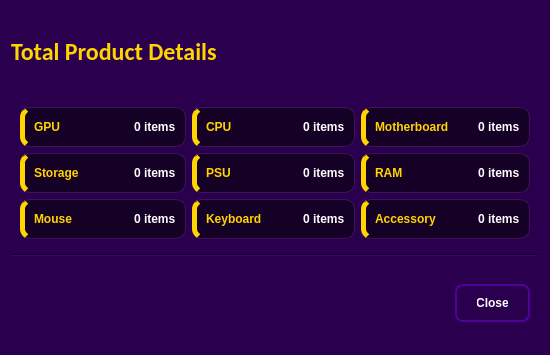
<?xml version="1.0" encoding="UTF-8"?>
<ui version="4.0">
 <class>Dialog</class>
 <widget class="QDialog" name="Dialog">
  <property name="geometry">
   <rect>
    <x>0</x>
    <y>0</y>
    <width>550</width>
    <height>355</height>
   </rect>
  </property>
  <property name="maximumSize">
   <size>
    <width>550</width>
    <height>355</height>
   </size>
  </property>
  <property name="palette">
   <palette>
    <active>
     <colorrole role="WindowText">
      <brush brushstyle="SolidPattern">
       <color alpha="255">
        <red>255</red>
        <green>255</green>
        <blue>255</blue>
       </color>
      </brush>
     </colorrole>
     <colorrole role="Button">
      <brush brushstyle="SolidPattern">
       <color alpha="255">
        <red>42</red>
        <green>0</green>
        <blue>78</blue>
       </color>
      </brush>
     </colorrole>
     <colorrole role="Light">
      <brush brushstyle="SolidPattern">
       <color alpha="255">
        <red>63</red>
        <green>0</green>
        <blue>117</blue>
       </color>
      </brush>
     </colorrole>
     <colorrole role="Midlight">
      <brush brushstyle="SolidPattern">
       <color alpha="255">
        <red>52</red>
        <green>0</green>
        <blue>97</blue>
       </color>
      </brush>
     </colorrole>
     <colorrole role="Dark">
      <brush brushstyle="SolidPattern">
       <color alpha="255">
        <red>21</red>
        <green>0</green>
        <blue>39</blue>
       </color>
      </brush>
     </colorrole>
     <colorrole role="Mid">
      <brush brushstyle="SolidPattern">
       <color alpha="255">
        <red>28</red>
        <green>0</green>
        <blue>52</blue>
       </color>
      </brush>
     </colorrole>
     <colorrole role="Text">
      <brush brushstyle="SolidPattern">
       <color alpha="255">
        <red>255</red>
        <green>255</green>
        <blue>255</blue>
       </color>
      </brush>
     </colorrole>
     <colorrole role="BrightText">
      <brush brushstyle="SolidPattern">
       <color alpha="255">
        <red>255</red>
        <green>255</green>
        <blue>255</blue>
       </color>
      </brush>
     </colorrole>
     <colorrole role="ButtonText">
      <brush brushstyle="SolidPattern">
       <color alpha="255">
        <red>255</red>
        <green>255</green>
        <blue>255</blue>
       </color>
      </brush>
     </colorrole>
     <colorrole role="Base">
      <brush brushstyle="SolidPattern">
       <color alpha="255">
        <red>0</red>
        <green>0</green>
        <blue>0</blue>
       </color>
      </brush>
     </colorrole>
     <colorrole role="Window">
      <brush brushstyle="SolidPattern">
       <color alpha="255">
        <red>42</red>
        <green>0</green>
        <blue>78</blue>
       </color>
      </brush>
     </colorrole>
     <colorrole role="Shadow">
      <brush brushstyle="SolidPattern">
       <color alpha="255">
        <red>0</red>
        <green>0</green>
        <blue>0</blue>
       </color>
      </brush>
     </colorrole>
     <colorrole role="AlternateBase">
      <brush brushstyle="SolidPattern">
       <color alpha="255">
        <red>21</red>
        <green>0</green>
        <blue>39</blue>
       </color>
      </brush>
     </colorrole>
     <colorrole role="ToolTipBase">
      <brush brushstyle="SolidPattern">
       <color alpha="255">
        <red>255</red>
        <green>255</green>
        <blue>220</blue>
       </color>
      </brush>
     </colorrole>
     <colorrole role="ToolTipText">
      <brush brushstyle="SolidPattern">
       <color alpha="255">
        <red>0</red>
        <green>0</green>
        <blue>0</blue>
       </color>
      </brush>
     </colorrole>
     <colorrole role="PlaceholderText">
      <brush brushstyle="SolidPattern">
       <color alpha="127">
        <red>255</red>
        <green>255</green>
        <blue>255</blue>
       </color>
      </brush>
     </colorrole>
     <colorrole role="Accent">
      <brush brushstyle="SolidPattern">
       <color alpha="255">
        <red>0</red>
        <green>0</green>
        <blue>0</blue>
       </color>
      </brush>
     </colorrole>
    </active>
    <inactive>
     <colorrole role="WindowText">
      <brush brushstyle="SolidPattern">
       <color alpha="255">
        <red>255</red>
        <green>255</green>
        <blue>255</blue>
       </color>
      </brush>
     </colorrole>
     <colorrole role="Button">
      <brush brushstyle="SolidPattern">
       <color alpha="255">
        <red>42</red>
        <green>0</green>
        <blue>78</blue>
       </color>
      </brush>
     </colorrole>
     <colorrole role="Light">
      <brush brushstyle="SolidPattern">
       <color alpha="255">
        <red>63</red>
        <green>0</green>
        <blue>117</blue>
       </color>
      </brush>
     </colorrole>
     <colorrole role="Midlight">
      <brush brushstyle="SolidPattern">
       <color alpha="255">
        <red>52</red>
        <green>0</green>
        <blue>97</blue>
       </color>
      </brush>
     </colorrole>
     <colorrole role="Dark">
      <brush brushstyle="SolidPattern">
       <color alpha="255">
        <red>21</red>
        <green>0</green>
        <blue>39</blue>
       </color>
      </brush>
     </colorrole>
     <colorrole role="Mid">
      <brush brushstyle="SolidPattern">
       <color alpha="255">
        <red>28</red>
        <green>0</green>
        <blue>52</blue>
       </color>
      </brush>
     </colorrole>
     <colorrole role="Text">
      <brush brushstyle="SolidPattern">
       <color alpha="255">
        <red>255</red>
        <green>255</green>
        <blue>255</blue>
       </color>
      </brush>
     </colorrole>
     <colorrole role="BrightText">
      <brush brushstyle="SolidPattern">
       <color alpha="255">
        <red>255</red>
        <green>255</green>
        <blue>255</blue>
       </color>
      </brush>
     </colorrole>
     <colorrole role="ButtonText">
      <brush brushstyle="SolidPattern">
       <color alpha="255">
        <red>255</red>
        <green>255</green>
        <blue>255</blue>
       </color>
      </brush>
     </colorrole>
     <colorrole role="Base">
      <brush brushstyle="SolidPattern">
       <color alpha="255">
        <red>0</red>
        <green>0</green>
        <blue>0</blue>
       </color>
      </brush>
     </colorrole>
     <colorrole role="Window">
      <brush brushstyle="SolidPattern">
       <color alpha="255">
        <red>42</red>
        <green>0</green>
        <blue>78</blue>
       </color>
      </brush>
     </colorrole>
     <colorrole role="Shadow">
      <brush brushstyle="SolidPattern">
       <color alpha="255">
        <red>0</red>
        <green>0</green>
        <blue>0</blue>
       </color>
      </brush>
     </colorrole>
     <colorrole role="AlternateBase">
      <brush brushstyle="SolidPattern">
       <color alpha="255">
        <red>21</red>
        <green>0</green>
        <blue>39</blue>
       </color>
      </brush>
     </colorrole>
     <colorrole role="ToolTipBase">
      <brush brushstyle="SolidPattern">
       <color alpha="255">
        <red>255</red>
        <green>255</green>
        <blue>220</blue>
       </color>
      </brush>
     </colorrole>
     <colorrole role="ToolTipText">
      <brush brushstyle="SolidPattern">
       <color alpha="255">
        <red>0</red>
        <green>0</green>
        <blue>0</blue>
       </color>
      </brush>
     </colorrole>
     <colorrole role="PlaceholderText">
      <brush brushstyle="SolidPattern">
       <color alpha="127">
        <red>255</red>
        <green>255</green>
        <blue>255</blue>
       </color>
      </brush>
     </colorrole>
     <colorrole role="Accent">
      <brush brushstyle="SolidPattern">
       <color alpha="255">
        <red>0</red>
        <green>0</green>
        <blue>0</blue>
       </color>
      </brush>
     </colorrole>
    </inactive>
    <disabled>
     <colorrole role="WindowText">
      <brush brushstyle="SolidPattern">
       <color alpha="255">
        <red>21</red>
        <green>0</green>
        <blue>39</blue>
       </color>
      </brush>
     </colorrole>
     <colorrole role="Button">
      <brush brushstyle="SolidPattern">
       <color alpha="255">
        <red>42</red>
        <green>0</green>
        <blue>78</blue>
       </color>
      </brush>
     </colorrole>
     <colorrole role="Light">
      <brush brushstyle="SolidPattern">
       <color alpha="255">
        <red>63</red>
        <green>0</green>
        <blue>117</blue>
       </color>
      </brush>
     </colorrole>
     <colorrole role="Midlight">
      <brush brushstyle="SolidPattern">
       <color alpha="255">
        <red>52</red>
        <green>0</green>
        <blue>97</blue>
       </color>
      </brush>
     </colorrole>
     <colorrole role="Dark">
      <brush brushstyle="SolidPattern">
       <color alpha="255">
        <red>21</red>
        <green>0</green>
        <blue>39</blue>
       </color>
      </brush>
     </colorrole>
     <colorrole role="Mid">
      <brush brushstyle="SolidPattern">
       <color alpha="255">
        <red>28</red>
        <green>0</green>
        <blue>52</blue>
       </color>
      </brush>
     </colorrole>
     <colorrole role="Text">
      <brush brushstyle="SolidPattern">
       <color alpha="255">
        <red>21</red>
        <green>0</green>
        <blue>39</blue>
       </color>
      </brush>
     </colorrole>
     <colorrole role="BrightText">
      <brush brushstyle="SolidPattern">
       <color alpha="255">
        <red>255</red>
        <green>255</green>
        <blue>255</blue>
       </color>
      </brush>
     </colorrole>
     <colorrole role="ButtonText">
      <brush brushstyle="SolidPattern">
       <color alpha="255">
        <red>21</red>
        <green>0</green>
        <blue>39</blue>
       </color>
      </brush>
     </colorrole>
     <colorrole role="Base">
      <brush brushstyle="SolidPattern">
       <color alpha="255">
        <red>42</red>
        <green>0</green>
        <blue>78</blue>
       </color>
      </brush>
     </colorrole>
     <colorrole role="Window">
      <brush brushstyle="SolidPattern">
       <color alpha="255">
        <red>42</red>
        <green>0</green>
        <blue>78</blue>
       </color>
      </brush>
     </colorrole>
     <colorrole role="Shadow">
      <brush brushstyle="SolidPattern">
       <color alpha="255">
        <red>0</red>
        <green>0</green>
        <blue>0</blue>
       </color>
      </brush>
     </colorrole>
     <colorrole role="AlternateBase">
      <brush brushstyle="SolidPattern">
       <color alpha="255">
        <red>42</red>
        <green>0</green>
        <blue>78</blue>
       </color>
      </brush>
     </colorrole>
     <colorrole role="ToolTipBase">
      <brush brushstyle="SolidPattern">
       <color alpha="255">
        <red>255</red>
        <green>255</green>
        <blue>220</blue>
       </color>
      </brush>
     </colorrole>
     <colorrole role="ToolTipText">
      <brush brushstyle="SolidPattern">
       <color alpha="255">
        <red>0</red>
        <green>0</green>
        <blue>0</blue>
       </color>
      </brush>
     </colorrole>
     <colorrole role="PlaceholderText">
      <brush brushstyle="SolidPattern">
       <color alpha="127">
        <red>21</red>
        <green>0</green>
        <blue>39</blue>
       </color>
      </brush>
     </colorrole>
     <colorrole role="Accent">
      <brush brushstyle="SolidPattern">
       <color alpha="255">
        <red>30</red>
        <green>0</green>
        <blue>55</blue>
       </color>
      </brush>
     </colorrole>
    </disabled>
   </palette>
  </property>
  <property name="windowTitle">
   <string>Total Items</string>
  </property>
  <property name="windowIcon">
   <iconset>
    <normaloff>../assets/50x50.png</normaloff>../assets/50x50.png</iconset>
  </property>
  <layout class="QVBoxLayout" name="verticalLayout">
   <item>
    <widget class="QLabel" name="headerLine">
     <property name="minimumSize">
      <size>
       <width>0</width>
       <height>0</height>
      </size>
     </property>
     <property name="maximumSize">
      <size>
       <width>16777215</width>
       <height>16777215</height>
      </size>
     </property>
     <property name="font">
      <font>
       <family>Calibri</family>
       <pointsize>18</pointsize>
       <bold>true</bold>
      </font>
     </property>
     <property name="styleSheet">
      <string notr="true">color:#ffd500</string>
     </property>
     <property name="text">
      <string>Total Product Details</string>
     </property>
    </widget>
   </item>
   <item>
    <widget class="QFrame" name="frame_2">
     <property name="frameShape">
      <enum>QFrame::Shape::NoFrame</enum>
     </property>
     <property name="frameShadow">
      <enum>QFrame::Shadow::Plain</enum>
     </property>
     <layout class="QGridLayout" name="gridLayout">
      <item row="0" column="0">
       <widget class="QFrame" name="card1">
        <property name="styleSheet">
         <string notr="true">QFrame#card1 {
    background-color: #150026;   
    border-radius: 10px;         
    border-left: 5px solid #FFD500; 
    border-top: 1px solid #3D1459;  
    border-right: 1px solid #3D1459;
    border-bottom: 1px solid #3D1459;
}


QLabel#GPU {
    color: #FFD500;            
    font-weight: bold; /* Readable size */
    background-color: transparent;
}


QLabel#gputotalitems {
    color: #FFFFFF;           
    font-size: 12px;           
    font-weight: bold;
    background-color: transparent;
}</string>
        </property>
        <property name="frameShape">
         <enum>QFrame::Shape::StyledPanel</enum>
        </property>
        <property name="frameShadow">
         <enum>QFrame::Shadow::Raised</enum>
        </property>
        <layout class="QHBoxLayout" name="horizontalLayout_2">
         <item>
          <widget class="QLabel" name="GPU">
           <property name="text">
            <string>GPU</string>
           </property>
          </widget>
         </item>
         <item>
          <spacer name="horizontalSpacer_2">
           <property name="orientation">
            <enum>Qt::Orientation::Horizontal</enum>
           </property>
           <property name="sizeHint" stdset="0">
            <size>
             <width>187</width>
             <height>20</height>
            </size>
           </property>
          </spacer>
         </item>
         <item>
          <widget class="QLabel" name="gputotalitems">
           <property name="text">
            <string>0 items</string>
           </property>
          </widget>
         </item>
        </layout>
       </widget>
      </item>
      <item row="0" column="1">
       <widget class="QFrame" name="card2">
        <property name="styleSheet">
         <string notr="true">QFrame#card2 {
    background-color: #150026;   
    border-radius: 10px;         
    border-left: 5px solid #FFD500; 
    border-top: 1px solid #3D1459;  
    border-right: 1px solid #3D1459;
    border-bottom: 1px solid #3D1459;
}


QLabel#CPU {
    color: #FFD500;            
    font-weight: bold; /* Readable size */
    background-color: transparent;
}


QLabel#cputotal {
    color: #FFFFFF;           
    font-size: 12px;           
    font-weight: bold;
    background-color: transparent;
}</string>
        </property>
        <property name="frameShape">
         <enum>QFrame::Shape::StyledPanel</enum>
        </property>
        <property name="frameShadow">
         <enum>QFrame::Shadow::Raised</enum>
        </property>
        <layout class="QHBoxLayout" name="horizontalLayout_4">
         <item>
          <widget class="QLabel" name="CPU">
           <property name="text">
            <string>CPU</string>
           </property>
          </widget>
         </item>
         <item>
          <spacer name="horizontalSpacer_3">
           <property name="orientation">
            <enum>Qt::Orientation::Horizontal</enum>
           </property>
           <property name="sizeHint" stdset="0">
            <size>
             <width>184</width>
             <height>20</height>
            </size>
           </property>
          </spacer>
         </item>
         <item>
          <widget class="QLabel" name="cputotal">
           <property name="text">
            <string>0 items</string>
           </property>
          </widget>
         </item>
        </layout>
       </widget>
      </item>
      <item row="1" column="1">
       <widget class="QFrame" name="card5">
        <property name="styleSheet">
         <string notr="true">QFrame#card5 {
    background-color: #150026;   
    border-radius: 10px;         
    border-left: 5px solid #FFD500; 
    border-top: 1px solid #3D1459;  
    border-right: 1px solid #3D1459;
    border-bottom: 1px solid #3D1459;
}


QLabel#PSU {
    color: #FFD500;            
    font-weight: bold; /* Readable size */
    background-color: transparent;
}


QLabel#psutotal {
    color: #FFFFFF;           
    font-size: 12px;           
    font-weight: bold;
    background-color: transparent;
}</string>
        </property>
        <property name="frameShape">
         <enum>QFrame::Shape::StyledPanel</enum>
        </property>
        <property name="frameShadow">
         <enum>QFrame::Shadow::Raised</enum>
        </property>
        <layout class="QHBoxLayout" name="horizontalLayout_6">
         <item>
          <widget class="QLabel" name="PSU">
           <property name="text">
            <string>PSU</string>
           </property>
          </widget>
         </item>
         <item>
          <spacer name="horizontalSpacer_6">
           <property name="orientation">
            <enum>Qt::Orientation::Horizontal</enum>
           </property>
           <property name="sizeHint" stdset="0">
            <size>
             <width>185</width>
             <height>20</height>
            </size>
           </property>
          </spacer>
         </item>
         <item>
          <widget class="QLabel" name="psutotal">
           <property name="text">
            <string>0 items</string>
           </property>
          </widget>
         </item>
        </layout>
       </widget>
      </item>
      <item row="0" column="2">
       <widget class="QFrame" name="card3">
        <property name="styleSheet">
         <string notr="true">QFrame#card3 {
    background-color: #150026;   
    border-radius: 10px;         
    border-left: 5px solid #FFD500; 
    border-top: 1px solid #3D1459;  
    border-right: 1px solid #3D1459;
    border-bottom: 1px solid #3D1459;
}


QLabel#Motherboard {
    color: #FFD500;            
    font-weight: bold; /* Readable size */
    background-color: transparent;
}


QLabel#totalmotherboards {
    color: #FFFFFF;           
    font-size: 12px;           
    font-weight: bold;
    background-color: transparent;
}</string>
        </property>
        <property name="frameShape">
         <enum>QFrame::Shape::StyledPanel</enum>
        </property>
        <property name="frameShadow">
         <enum>QFrame::Shadow::Raised</enum>
        </property>
        <layout class="QHBoxLayout" name="horizontalLayout_5">
         <item>
          <widget class="QLabel" name="Motherboard">
           <property name="text">
            <string>Motherboard</string>
           </property>
          </widget>
         </item>
         <item>
          <spacer name="horizontalSpacer_4">
           <property name="orientation">
            <enum>Qt::Orientation::Horizontal</enum>
           </property>
           <property name="sizeHint" stdset="0">
            <size>
             <width>136</width>
             <height>20</height>
            </size>
           </property>
          </spacer>
         </item>
         <item>
          <widget class="QLabel" name="totalmotherboards">
           <property name="text">
            <string>0 items</string>
           </property>
          </widget>
         </item>
        </layout>
       </widget>
      </item>
      <item row="1" column="2">
       <widget class="QFrame" name="card6">
        <property name="styleSheet">
         <string notr="true">QFrame#card6 {
    background-color: #150026;   
    border-radius: 10px;         
    border-left: 5px solid #FFD500; 
    border-top: 1px solid #3D1459;  
    border-right: 1px solid #3D1459;
    border-bottom: 1px solid #3D1459;
}


QLabel#Case {
    color: #FFD500;            
    font-weight: bold; /* Readable size */
    background-color: transparent;
}


QLabel#totalcase {
    color: #FFFFFF;           
    font-size: 12px;           
    font-weight: bold;
    background-color: transparent;
}</string>
        </property>
        <property name="frameShape">
         <enum>QFrame::Shape::StyledPanel</enum>
        </property>
        <property name="frameShadow">
         <enum>QFrame::Shadow::Raised</enum>
        </property>
        <layout class="QHBoxLayout" name="horizontalLayout_7">
         <item>
          <widget class="QLabel" name="Case">
           <property name="text">
            <string>RAM</string>
           </property>
          </widget>
         </item>
         <item>
          <spacer name="horizontalSpacer_5">
           <property name="orientation">
            <enum>Qt::Orientation::Horizontal</enum>
           </property>
           <property name="sizeHint" stdset="0">
            <size>
             <width>186</width>
             <height>20</height>
            </size>
           </property>
          </spacer>
         </item>
         <item>
          <widget class="QLabel" name="totalcase">
           <property name="text">
            <string>0 items</string>
           </property>
          </widget>
         </item>
        </layout>
       </widget>
      </item>
      <item row="1" column="0">
       <widget class="QFrame" name="card4">
        <property name="styleSheet">
         <string notr="true">QFrame#card4 {
    background-color: #150026;   
    border-radius: 10px;         
    border-left: 5px solid #FFD500; 
    border-top: 1px solid #3D1459;  
    border-right: 1px solid #3D1459;
    border-bottom: 1px solid #3D1459;
}


QLabel#Storage {
    color: #FFD500;            
    font-weight: bold; /* Readable size */
    background-color: transparent;
}


QLabel#storagetotal {
    color: #FFFFFF;           
    font-size: 12px;           
    font-weight: bold;
    background-color: transparent;
}</string>
        </property>
        <property name="frameShape">
         <enum>QFrame::Shape::StyledPanel</enum>
        </property>
        <property name="frameShadow">
         <enum>QFrame::Shadow::Raised</enum>
        </property>
        <layout class="QHBoxLayout" name="horizontalLayout_3">
         <item>
          <widget class="QLabel" name="Storage">
           <property name="text">
            <string>Storage</string>
           </property>
          </widget>
         </item>
         <item>
          <spacer name="horizontalSpacer_7">
           <property name="orientation">
            <enum>Qt::Orientation::Horizontal</enum>
           </property>
           <property name="sizeHint" stdset="0">
            <size>
             <width>168</width>
             <height>20</height>
            </size>
           </property>
          </spacer>
         </item>
         <item>
          <widget class="QLabel" name="storagetotal">
           <property name="text">
            <string>0 items</string>
           </property>
          </widget>
         </item>
        </layout>
       </widget>
      </item>
      <item row="2" column="0">
       <widget class="QFrame" name="card7">
        <property name="styleSheet">
         <string notr="true">QFrame#card7 {
    background-color: #150026;   
    border-radius: 10px;         
    border-left: 5px solid #FFD500; 
    border-top: 1px solid #3D1459;  
    border-right: 1px solid #3D1459;
    border-bottom: 1px solid #3D1459;
}


QLabel#Mouse {
    color: #FFD500;            
    font-weight: bold; /* Readable size */
    background-color: transparent;
}


QLabel#totalmouse {
    color: #FFFFFF;           
    font-size: 12px;           
    font-weight: bold;
    background-color: transparent;
}</string>
        </property>
        <property name="frameShape">
         <enum>QFrame::Shape::StyledPanel</enum>
        </property>
        <property name="frameShadow">
         <enum>QFrame::Shadow::Raised</enum>
        </property>
        <layout class="QHBoxLayout" name="horizontalLayout_8">
         <item>
          <widget class="QLabel" name="Mouse">
           <property name="text">
            <string>Mouse</string>
           </property>
          </widget>
         </item>
         <item>
          <spacer name="horizontalSpacer_8">
           <property name="orientation">
            <enum>Qt::Orientation::Horizontal</enum>
           </property>
           <property name="sizeHint" stdset="0">
            <size>
             <width>174</width>
             <height>20</height>
            </size>
           </property>
          </spacer>
         </item>
         <item>
          <widget class="QLabel" name="totalmouse">
           <property name="text">
            <string>0 items</string>
           </property>
          </widget>
         </item>
        </layout>
       </widget>
      </item>
      <item row="2" column="1">
       <widget class="QFrame" name="card8">
        <property name="styleSheet">
         <string notr="true">QFrame#card8 {
    background-color: #150026;   
    border-radius: 10px;         
    border-left: 5px solid #FFD500; 
    border-top: 1px solid #3D1459;  
    border-right: 1px solid #3D1459;
    border-bottom: 1px solid #3D1459;
}


QLabel#Keyboard {
    color: #FFD500;            
    font-weight: bold; /* Readable size */
    background-color: transparent;
}


QLabel#totalkeyboard {
    color: #FFFFFF;           
    font-size: 12px;           
    font-weight: bold;
    background-color: transparent;
}</string>
        </property>
        <property name="frameShape">
         <enum>QFrame::Shape::StyledPanel</enum>
        </property>
        <property name="frameShadow">
         <enum>QFrame::Shadow::Raised</enum>
        </property>
        <layout class="QHBoxLayout" name="horizontalLayout_10">
         <item>
          <widget class="QLabel" name="Keyboard">
           <property name="text">
            <string>Keyboard</string>
           </property>
          </widget>
         </item>
         <item>
          <spacer name="horizontalSpacer_10">
           <property name="orientation">
            <enum>Qt::Orientation::Horizontal</enum>
           </property>
           <property name="sizeHint" stdset="0">
            <size>
             <width>154</width>
             <height>20</height>
            </size>
           </property>
          </spacer>
         </item>
         <item>
          <widget class="QLabel" name="totalkeyboard">
           <property name="text">
            <string>0 items</string>
           </property>
          </widget>
         </item>
        </layout>
       </widget>
      </item>
      <item row="2" column="2">
       <widget class="QFrame" name="card9">
        <property name="styleSheet">
         <string notr="true">QFrame#card9 {
    background-color: #150026;   
    border-radius: 10px;         
    border-left: 5px solid #FFD500; 
    border-top: 1px solid #3D1459;  
    border-right: 1px solid #3D1459;
    border-bottom: 1px solid #3D1459;
}


QLabel#Accessory {
    color: #FFD500;            
    font-weight: bold; /* Readable size */
    background-color: transparent;
}


QLabel#totalaccessory {
    color: #FFFFFF;           
    font-size: 12px;           
    font-weight: bold;
    background-color: transparent;
}</string>
        </property>
        <property name="frameShape">
         <enum>QFrame::Shape::StyledPanel</enum>
        </property>
        <property name="frameShadow">
         <enum>QFrame::Shadow::Raised</enum>
        </property>
        <layout class="QHBoxLayout" name="horizontalLayout_9">
         <item>
          <widget class="QLabel" name="Accessory">
           <property name="text">
            <string>Accessory</string>
           </property>
          </widget>
         </item>
         <item>
          <spacer name="horizontalSpacer_9">
           <property name="orientation">
            <enum>Qt::Orientation::Horizontal</enum>
           </property>
           <property name="sizeHint" stdset="0">
            <size>
             <width>155</width>
             <height>20</height>
            </size>
           </property>
          </spacer>
         </item>
         <item>
          <widget class="QLabel" name="totalaccessory">
           <property name="text">
            <string>0 items</string>
           </property>
          </widget>
         </item>
        </layout>
       </widget>
      </item>
     </layout>
    </widget>
   </item>
   <item>
    <widget class="Line" name="line">
     <property name="orientation">
      <enum>Qt::Orientation::Horizontal</enum>
     </property>
    </widget>
   </item>
   <item>
    <widget class="QFrame" name="frame">
     <property name="frameShape">
      <enum>QFrame::Shape::NoFrame</enum>
     </property>
     <property name="frameShadow">
      <enum>QFrame::Shadow::Plain</enum>
     </property>
     <layout class="QHBoxLayout" name="horizontalLayout">
      <item>
       <spacer name="horizontalSpacer">
        <property name="orientation">
         <enum>Qt::Orientation::Horizontal</enum>
        </property>
        <property name="sizeHint" stdset="0">
         <size>
          <width>520</width>
          <height>20</height>
         </size>
        </property>
       </spacer>
      </item>
      <item>
       <widget class="QPushButton" name="closeButton">
        <property name="minimumSize">
         <size>
          <width>75</width>
          <height>37</height>
         </size>
        </property>
        <property name="styleSheet">
         <string notr="true">QPushButton#closeButton {
    background-color: transparent;
    color: #FFFFFF;
    border: 2px solid #520099; 
    border-radius: 8px;
    font-weight: bold;
    font-size: 12px;
    padding: 10px 20px;
}

QPushButton#closeButton:hover {
    background-color: #520099; 
    color: #FFFFFF;
}</string>
        </property>
        <property name="text">
         <string>Close</string>
        </property>
       </widget>
      </item>
     </layout>
    </widget>
   </item>
  </layout>
 </widget>
 <resources/>
 <connections/>
</ui>
